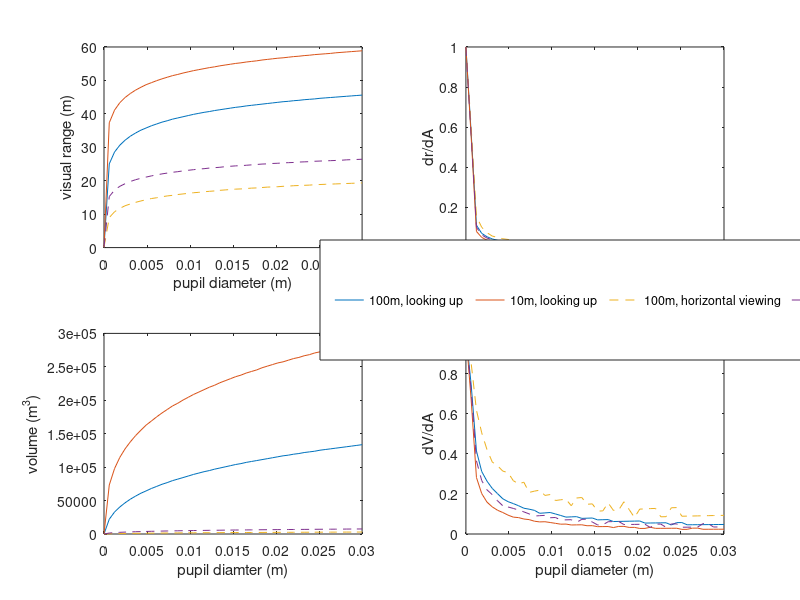
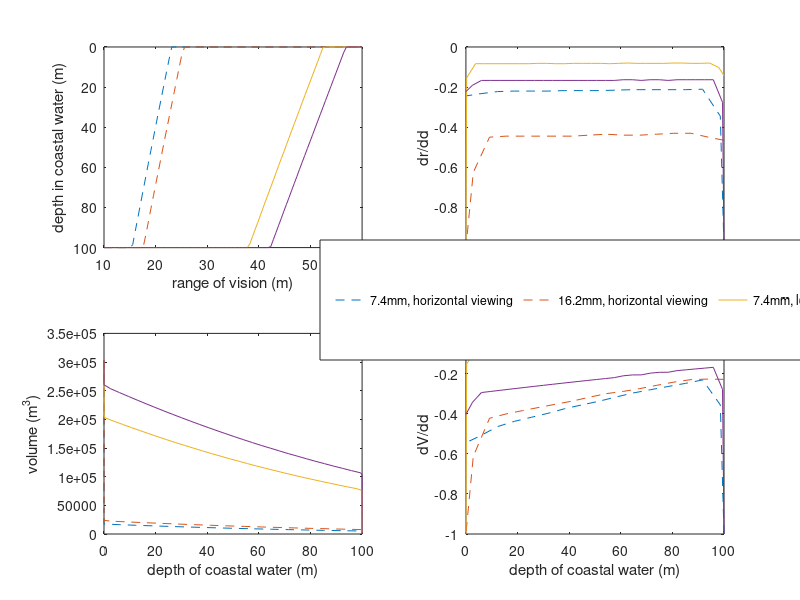
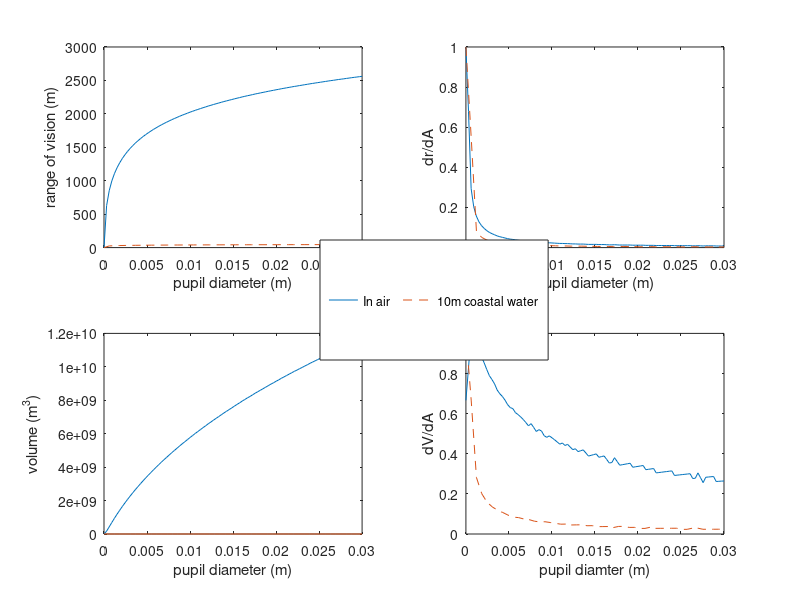

These figures' MATLAB source, in order:
clear all; close all;

%% PARAMETERS
q=0.36; %units: n/a, detection efficiency, used typical value
Dt=1.16; %units: s, integration time, used typical value
X=2.8e-5; %units: photons/s, dark-noise rate/photoreceptor, used typical value
R=1.96; %units: n/a, reliability coefficient for 95% confidence, used typical value
d=3e-6; %units: m, photoreceptor diameter, used typical value
M=2.55; %units: n/a, ratio of focal length and pupil radius (2f/A), set to Matthiessen's ratio
E=10e11; %units: photons/s, numer of photons emitted by biolouminescnet point 
%source at the depth of the eyeset to the value given in Fig 3
x=0.3; %units: m, average distance between point sources across an extended object

a=.3; %units: 1/m, beam attenuation coefficient, pg8 supplementary
K_up=0.14; %units: 1/m, attenuation coefficient of background radiance for looking up, pg8 supplementary
K_hor=0;  %units: 1/m, attenuation coefficint of background radiance for horizontal view, pg8 supplementary
K_down=-0.14; %units: 1/m, attenuation coefficint of background radiance for looking down, pg8 supplementary

Ispace_up=0.97*7.94e13; %units: photons/m^2ssr, radiance of space-light 
%background in the direction of view at the depth of the eye for downw-welling radiance at 200m, pg7
%supplementary
Ispace_hor=0.97*6.46e11; %units: photons/m^2ssr, radiance of space-light 
%background in the direction of view at the depth of the eye for horizontal radiance at 200m, pg7
%supplementary
Ispace_down=0.97*3.67e11; %units: photons/m^2ssr, radiance of space-light 
%background in the direction of view at the depth of the eye for up-welling radiance at 200m, pg7
%supplementary

att_up=2.29; %units: dB/100m, attenuation with depth for down-welling radiance,
%pg 8 of supplementary
att_hor=2.34; %units: dB/100m, attenuation with depth for horizontal radiance,
%pg 8 of supplementary
att_down=2.33; %units: dB/100m, attenuation with depth for up-welling radiance,
%pg 8 of supplementary

eye_degree=120;
binocular=35;

single_degree=eye_degree;
halfCone_degree=single_degree/2;
halfCone_binocular=binocular/2;

%% FIG 3: FOR A GIVEN DEPTH FIND PUPIL DIAMETER AND RANGE RELATIONSHIPS
T =0.1; %units: m, width of extended target, from figures individually
P=(pi*T^3)/(2.86*x^3); %units: n/a, number of point sources, P, seen by a 
%visual channel viewing an extended target with distributed photophores, or
%with plankton causing stimulated bioluminesnce, based on section 2f type
%of point source used SB approaching target (for a comprehensive list
%refert to Table 2 at pg6 of the article

%based on depth and known attenuation calculate new Ispace values for
%caostal and oceanic, must be normalized with respect to 200 since the
%values are taken at 200, and divided by 100 due to per 100m attenuation

coastal_depth=[100,10]; %set current studied depth value for Ispace adjusments

allRangeSol=cell(length(coastal_depth),2);
dervRange=cell(length(coastal_depth),2); dervVol=cell(length(coastal_depth),2);
allRangeVol=cell(length(coastal_depth),2);

%Create a list of pupil diameter (A) values, and corresponding range of
%vision (r) values.

minpupil=0; %set minimum pupil diameter in meters
maxpupil=0.03; %set maximum pupil diameter in meters
Avals=linspace(minpupil,maxpupil,50);rvals=linspace(.1,60,1000);
%alpha=3, maxrval=5, Aval iteration#=17
%alpha=0.3, maxrval=60, Aval iteration#=17

for depthno=1:length(coastal_depth)
    
    newIspace_up= 10^((att_up/100)*(200-coastal_depth(depthno)))*Ispace_up;
    newIspace_hor= 10^(att_hor/100*(200-coastal_depth(depthno)))*Ispace_hor;
    newIspace_down= 10^(att_down/100*(200-coastal_depth(depthno)))*Ispace_down;

    possibleSol_up=zeros(length(rvals),length(Avals)); 

    %For each of the A values and r values calculate the equation given in
    %(2.31). The result of the equation should equal A, therefore after all r
    %values are iterated through do a nearest neighbor search with distance
    %metric normalized euclidean to find the idx in r that is closest to A,
    %store it as a solution to the equation. 
    for loop1=1:length(Avals)
        A=Avals(loop1);
        for loop2=1:length(rvals)  
            r=rvals(loop2);

            %LOOKING UP
            eq1_up=(R*sqrt(q*Dt*(P*((E*A^2)/(16*r^2))*exp(-a*r)+...
                0.617*(T/r)^2*(newIspace_up*(2-exp((K_up-a)*r))))+...
                2*((T*M)/(2*r*d))^2*X*Dt))/...
                (abs(q*Dt*((P*((E*A^2)/(16*r^2))*exp(-a*r))-...
                0.617*(T/r)^2*(newIspace_up*exp((K_up-a)*r)))));

            %HORIZONTAL
            eq1_hor=(R*sqrt(q*Dt*(P*((E*A^2)/(16*r^2))*exp(-a*r)+...
                0.617*(T/r)^2*(newIspace_hor*(2-exp((K_hor-a)*r))))+...
                2*((T*M)/(2*r*d))^2*X*Dt))/...
                (abs(q*Dt*((P*((E*A^2)/(16*r^2))*exp(-a*r))-...
                0.617*(T/r)^2*(newIspace_hor*exp((K_hor-a)*r)))));   

            %LOOKING DOWN
    %         eq1=(R*sqrt(q*Dt*(P*((E*A^2)/(16*r^2))*exp(-a*r)+...
    %             0.617*(T/r)^2*(newIspace_down*(2-exp((K_down-a)*r))))+...
    %             2*((T*M)/(2*r*d))^2*X*Dt))/...
    %             (abs(q*Dt*((P*((E*A^2)/(16*r^2))*exp(-a*r))-...
    %             0.617*(T/r)^2*(newIspace_down*exp((K_down-a)*r)))));

            possibleSol_up(loop2,loop1)=eq1_up; 
            possibleSol_hor(loop2,loop1)=eq1_hor;
        end
        IDX_range_up = knnsearch(possibleSol_up(:,loop1),A,'distance','seuclidean');
        IDX_range_hor=knnsearch(possibleSol_hor(:,loop1),A,'distance','seuclidean');
        coastal_range_up(loop1) = rvals(IDX_range_up);
        coastal_range_hor(loop1)=rvals(IDX_range_hor);
    end
    
    allRangeSol{depthno,1}=coastal_range_up; allRangeSol{depthno,2}=coastal_range_hor;

    %Calculate dr/dA, as diff(r)./diff(A)
    aa=Avals;
    
    volumeRange_up=zeros(length(coastal_range_up),1);
    volumeRange_hor=zeros(length(coastal_range_hor),1);

    for rangeIDX=1:length(coastal_range_up)
        calcVisRange_up=coastal_range_up(rangeIDX);
        calcVisRange_hor=coastal_range_hor(rangeIDX);

        radius1_up=calcVisRange_up*sind(halfCone_degree);
        radius1_hor=calcVisRange_hor*cosd(halfCone_degree);
        height1_up=calcVisRange_up*cosd(halfCone_binocular);
        height1_hor=calcVisRange_hor*cosd(halfCone_binocular);
        vol1_up= pi*radius1_up^2*(height1_up/3);
        vol1_hor=pi*radius1_hor^2*(height1_hor/3);

        radius2_up=calcVisRange_up*sind(halfCone_binocular);
        height2_up=calcVisRange_up*cosd(halfCone_binocular);
        vol2_up=pi*radius2_up^2*(height2_up/3);
        radius2_hor=calcVisRange_hor*sind(halfCone_binocular);
        height2_hor=calcVisRange_hor*cosd(halfCone_binocular);
        vol2_hor=pi*radius2_hor^2*(height2_hor/3);
        
        totalVol_up=2*vol1_up-vol2_up;
        totalVol_hor=2*vol1_hor-vol2_hor;

        volumeRange_up(rangeIDX)=totalVol_up;
        volumeRange_hor(rangeIDX)=totalVol_hor;
    end
    
    allRangeVol{depthno,1}=volumeRange_up; allRangeVol{depthno,2}=volumeRange_hor;
    
    %Calculate the diff by using forward, central and backward difference.
    %Should be slightly more accurate than MATLAB's diff. 

    drda_up(1)=(coastal_range_up(2)-coastal_range_up(1))/(aa(2)-aa(1));
    dvda_up(1)=(volumeRange_up(2)-volumeRange_up(1))/(aa(2)-aa(1));
    
    drda_hor(1)=(coastal_range_hor(2)-coastal_range_hor(1))/(aa(2)-aa(1));
    dvda_hor(1)=(volumeRange_hor(2)-volumeRange_hor(1))/(aa(2)-aa(1));
    for n=2:length(coastal_range_up)-1
        drda_up(n)=(coastal_range_up(n+1)-coastal_range_up(n-1))/(aa(n+1)-aa(n-1)); 
        dvda_up(n)=(volumeRange_up(n+1)-volumeRange_up(n-1))/(aa(n+1)-aa(n-1));
        
        drda_hor(n)=(coastal_range_hor(n+1)-coastal_range_hor(n-1))/(aa(n+1)-aa(n-1));
        dvda_hor(n)=(volumeRange_hor(n+1)-volumeRange_hor(n-1))/(aa(n+1)-aa(n-1));
    end
    drda_up(length(coastal_range_up))=(coastal_range_up(end)-coastal_range_up(end-1))...
        /(aa(end)-aa(end-1));
    dvda_up(length(coastal_range_up))=(volumeRange_up(end)-volumeRange_up(end-1))...
        /(aa(end)-aa(end-1));
    
    drda_hor(length(coastal_range_hor))=(coastal_range_hor(end)-coastal_range_hor(end-1))...
        /(aa(end)-aa(end-1));
    dvda_hor(length(coastal_range_hor))=(volumeRange_hor(end)-volumeRange_hor(end-1))...
        /(aa(end)-aa(end-1));
    
    %Normalize to 1
    drda_up=drda_up/max(drda_up);
    dvda_up=dvda_up/max(dvda_up);
    
    drda_hor=drda_hor/max(drda_hor);
    dvda_hor=dvda_hor/max(dvda_hor);
    
    dervRange{depthno,1}=drda_up; dervRange{depthno,2}=drda_hor;
    dervVol{depthno,1}=dvda_up; dervVol{depthno,2}=dvda_hor;
end

%Plot visual range(1,1), derivative(1,2), visual volume(2,1),
%derivative(2,2)
fig3=figure();
Avsrange=subplot(2,2,1);
fig3line1=plot(aa,allRangeSol{1,1});
hold on;
fig3line2=plot(aa,allRangeSol{2,1});
fig3line3=plot(aa,allRangeSol{1,2},'--');
fig3line4=plot(aa,allRangeSol{2,2},'--');
xlabel('pupil diameter (m)'); ylabel('visual range (m)');
%set(Avsrange,'YTick',[0 20 40 60],'XTick',[0.01,0.02,0.03]);
hold off;

Avsdrda=subplot(2,2,2);
plot(aa,dervRange{1,1});
hold on;
plot(aa,dervRange{2,1});
plot(aa,dervRange{1,2},'--');
plot(aa,dervRange{2,2},'--');
xlabel('pupil diameter (m)'); ylabel('dr/dA');
%set(Avsdrda,'YTick',[0 1], 'XTick', [0.01 0.02 0.03]);
hold off

subplot(2,2,3);
plot(aa,allRangeVol{1,1});
hold on;
plot(aa,allRangeVol{2,1});
plot(aa,allRangeVol{1,2},'--');
plot(aa,allRangeVol{2,2},'--');
xlabel('pupil diamter (m)'); ylabel('volume (m^3)');
hold off;

subplot(2,2,4);
plot(aa,dervVol{1,1});
hold on;
plot(aa,dervVol{2,1});
plot(aa,dervVol{1,2},'--');
plot(aa,dervVol{2,2},'--');
xlabel('pupil diameter (m)'); ylabel('dV/dA');

hL = legend([fig3line1,fig3line2,fig3line3,fig3line4],...
    {'100m, looking up','10m, looking up','100m, horizontal viewing','10m, horizontal viewing'});


newPosition = [0.4 0.4 0.2 0.2];
newUnits = 'normalized';
set(hL,'Position', newPosition,'Units', newUnits,'Orientation','horizontal');

%% FIELD OF VIEW
Avals=[0.0074,0.0162];
rvals_vol=linspace(10,60,100);
%alpha=3, rvals_vol bound 2,5,n=900
%alpha=.3, rvals_vol bound 10,60,n=100

maxdepth_vol=100;
%alpha=3, maxdepth=10
%alpha=.3,maxdepth=100
mindepth_vol=0;

depthVals_vol=linspace(mindepth_vol,maxdepth_vol,700);
%alpha=3, n=250
%alpha=.3, n=700
view_points={'looking horizontal', 'looking up'};

depthrange_vol=zeros(length(rvals_vol),length(view_points)*length(Avals));

for condition=1:length(view_points)
    viewing=view_points(condition);
    s=strcat('current viewing: ', viewing);
    disp(s)

    possibleSol_vol=zeros(length(depthVals_vol),1);
    if strcmp(viewing,'looking horizontal')
        append='hor';
    elseif strcmp(viewing,'looking up')
        append='up';
    else
        append='down';
    end
    for loop1=1:length(Avals)
        A=Avals(loop1);
        for loop2=1:length(rvals_vol)
            r=rvals_vol(loop2);
            for loop3=1:length(depthVals_vol)
                current_depth=depthVals_vol(loop3);

                attVar=['att_' append];
                IspaceVar=['Ispace_' append];
                KVar=['K_' append];

                newIspace=10^((eval(attVar)/100)*(200-current_depth))*eval(IspaceVar);

                eq2_vol=(R*sqrt(q*Dt*(0.617*(T/r)^2*(newIspace*(2-exp((eval(KVar)-a)*r))))+...
                     2*((T*M)/(2*r*d))^2*X*Dt))/...
                     (abs(q*Dt*(-0.617*(T/r)^2*(newIspace*(exp((eval(KVar)-a)*r))))));

                possibleSol_vol(loop3)=eq2_vol;
            end
            IDX_vol=knnsearch(possibleSol_vol,A,'distance','seuclidean');
            depthrange_vol(loop2,((length(Avals))*(condition-1))+loop1)=depthVals_vol(IDX_vol);
        end
    end
end

single_degree=eye_degree;
halfCone_degree=single_degree/2;
halfCone_binocular=binocular/2;

volumevals=zeros(length(rvals_vol),1);

for rangeIDX=1:length(rvals_vol)
    visualRange=rvals_vol(rangeIDX);

    radius1=visualRange*sind(halfCone_degree);
    height1=visualRange*cosd(halfCone_binocular);
    vol1= pi*radius1^2*(height1/3);

    radius2=visualRange*sind(halfCone_binocular);
    height2=visualRange*cosd(halfCone_binocular);
    vol2=pi*radius2^2*(height2/3);

    totalVol=2*vol1-vol2;

    volumevals(rangeIDX)=totalVol;
end

rateofRangeChange=cell(length(Avals)*length(view_points),1);
rateofVolChange=cell(length(Avals)*length(view_points),1);
correspondingDepth=cell(length(Avals)*length(view_points),1);
for condition=1:length(view_points)
    viewing=view_points(condition);
    s=strcat('current viewing: ', viewing);
    disp(s)
    for pupilno=1:length(Avals)
        colnum=((length(Avals))*(condition-1))+pupilno;

        [dummyRange I]=unique(depthrange_vol(:,colnum),'first');

        currDepthvals=depthrange_vol(sort(I),colnum);
        I=sort(I(1:end-1));
        I=[I(1)-1; I];
        corRangeVals=rvals_vol(I);
        corVolumeVals=volumevals(I);
      
        dumRangeChange=zeros(length(corRangeVals),1);
        dumVolChange=zeros(length(corVolumeVals),1);

        dumRangeChange(1)=(corRangeVals(2)-corRangeVals(1))...
            /(currDepthvals(2)-currDepthvals(1));
        dumVolChange(1)=(corVolumeVals(2)-corVolumeVals(1))...
            /(currDepthvals(2)-currDepthvals(1));
        for n=2:length(corRangeVals)-1
            dumRangeChange(n)=(corRangeVals(n+1)-corRangeVals(n-1))...
                /(currDepthvals(n+1)-currDepthvals(n-1));
        end
        for m=2:length(corVolumeVals)-1
            dumVolChange(m)=(corVolumeVals(m+1)-corVolumeVals(m-1))...
                /(currDepthvals(m+1)-currDepthvals(m-1));
        end
        dumRangeChange(length(corRangeVals))=(corRangeVals(end)-corRangeVals(end-1))...
            /(currDepthvals(end)-currDepthvals(end-1));
        dumVolChange(length(corVolumeVals))=(corVolumeVals(end)-corVolumeVals(end-1))...
            /(currDepthvals(end)-currDepthvals(end-1));

        rateofRangeChange{colnum}=dumRangeChange/max(abs(dumRangeChange));
        rateofVolChange{colnum}=dumVolChange/max(abs(dumVolChange));
        correspondingDepth{colnum}=currDepthvals;
    end
end

figure();
rangevsdepth=subplot(2,2,1);
line1=plot(rvals_vol,depthrange_vol(:,1),'--');
hold on;
line2=plot(rvals_vol,depthrange_vol(:,2),'--');
line3=plot(rvals_vol,depthrange_vol(:,3));
line4=plot(rvals_vol,depthrange_vol(:,4));
axis ij;
xlabel('range of vision (m)'); ylabel('depth in coastal water (m)'); hold off;

rateofrange=subplot(2,2,2);
line13=plot(correspondingDepth{1},rateofRangeChange{1},'--');
hold on
line14=plot(correspondingDepth{2},rateofRangeChange{2},'--');
line15=plot(correspondingDepth{3},rateofRangeChange{3});
line16=plot(correspondingDepth{4},rateofRangeChange{4});
xlabel('depth of coastal water (m)');ylabel('dr/dd');hold off;

depthvsvol=subplot(2,2,3);
line5=plot(depthrange_vol(:,1),volumevals,'--');
hold on;
line6=plot(depthrange_vol(:,2),volumevals,'--');
line7=plot(depthrange_vol(:,3),volumevals);
line8=plot(depthrange_vol(:,4),volumevals);
%set(depthvsvol,'xdir','reverse')
xlabel('depth of coastal water (m)'); ylabel('volume (m^3)'); hold off;

rateofvol=subplot(2,2,4);
line9=plot(correspondingDepth{1},rateofVolChange{1},'--');
hold on
line10=plot(correspondingDepth{2},rateofVolChange{2},'--');
line11=plot(correspondingDepth{3},rateofVolChange{3});
line12=plot(correspondingDepth{4},rateofVolChange{4});
ylabel('dV/dd'); xlabel('depth of coastal water (m)'); hold off;
hL = legend([line1,line2,line3,line4],...
    {'7.4mm, horizontal viewing','16.2mm, horizontal viewing','7.4mm, looking up','16.2mm, looking up'});

newPosition = [0.4 0.4 0.2 0.2];
newUnits = 'normalized';
set(hL,'Position', newPosition,'Units', newUnits,'Orientation','horizontal');


%% AIR COMPARISON

IspaceAir=0.97*8.05464E16;
KAir=K_up*10E-3;
aAir=a*10E-3;
T=0.1;

minpupilAir=0.;
maxpupilAir=0.03;

AvalsAir=linspace(minpupilAir,maxpupilAir,100);
rvalsAir=linspace(1,5000,5000);

possibleSolAir=zeros(length(rvalsAir),1);

rangeAir=zeros(length(AvalsAir),1);

for loop1=1:length(AvalsAir)
    AAir=AvalsAir(loop1);
    for loop2=1:length(rvalsAir)
        rAir=rvalsAir(loop2);
        
        eq2_Air=(R*sqrt(q*Dt*(0.617*(T/rAir)^2*(IspaceAir*(2-exp((KAir-aAir)*rAir))))+...
                     2*((T*M)/(2*rAir*d))^2*X*Dt))/...
                     (abs(q*Dt*(-0.617*(T/rAir)^2*(IspaceAir*(exp((KAir-aAir)*rAir))))));
                 
        possibleSolAir(loop2)=eq2_Air;
    end
    IDX_Air=knnsearch(possibleSolAir,AAir,'distance','seuclidean');
    rangeAir(loop1)=rvalsAir(IDX_Air);
end

drdA_air(1)=(rangeAir(2)-rangeAir(1))/(AvalsAir(2)-AvalsAir(1));
for n=2:length(rangeAir)-1
    drdA_air(n)=(rangeAir(n+1)-rangeAir(n-1))/(AvalsAir(n+1)-AvalsAir(n-1));
end
drdA_air(length(rangeAir))=(rangeAir(end)-rangeAir(end-1))/(AvalsAir(end)-AvalsAir(end-1));

drdA_air=drdA_air/max(drdA_air);

for loop1=1:length(rangeAir)
    radius1Air=rangeAir(loop1)*sind(halfCone_degree);
    height1Air=rangeAir(loop1)*cosd(halfCone_degree);
    vol1Air=pi*radius1Air^2*(height1Air/3);
    
    radius2Air=rangeAir(loop1)*sind(halfCone_binocular);
    height2Air=rangeAir(loop1)*cosd(halfCone_binocular);
    vol2Air=pi*radius2Air^2*(height2Air/3);
    
    totalVolAir=2*vol1Air-vol2Air;
    volAir(loop1)=totalVolAir;
end

dVdA_air(1)=(volAir(2)-volAir(1))/(AvalsAir(2)-AvalsAir(1));
for n=2:length(volAir)-1
    dVdA_air(n)=(volAir(n+1)-volAir(n-1))/(AvalsAir(n+1)-AvalsAir(n-1));
end
dVdA_air(length(volAir))=(volAir(end)-volAir(end-1))/(AvalsAir(end)-AvalsAir(end-1));

dVdA_air=dVdA_air/max(dVdA_air);

% allRangeSol
% {1,1} is 100m looking up 
% {1,2} is 100m horizontal, 
% {2,1} is 10m looking up, and 
% {2,2} is 10m horizontal

airandCoastal=figure();
subplot(2,2,1)
airline1=plot(AvalsAir,rangeAir);
hold on;
airline2=plot(aa,allRangeSol{1,1},'--');
xlabel('pupil diameter (m)'); ylabel('range of vision (m)');
hold off;

subplot(2,2,2)
plot(AvalsAir,drdA_air);
hold on;
plot(aa,dervRange{2,1},'--');
xlabel('pupil diameter (m)'); ylabel('dr/dA');
hold off;

subplot(2,2,3)
plot(AvalsAir,volAir);
hold on;
plot(aa,allRangeVol{2,1});
xlabel('pupil diameter (m)'); ylabel('volume (m^3)');
hold off;

subplot(2,2,4);
plot(AvalsAir,dVdA_air);
hold on;
plot(aa, dervVol{2,1},'--');
xlabel('pupil diamter (m)'); ylabel('dV/dA');
hold off;

hL = legend([airline1,airline2],...
    {'In air','10m coastal water'});

newPosition = [0.4 0.4 0.2 0.2];
newUnits = 'normalized';
set(hL,'Position', newPosition,'Units', newUnits,'Orientation','horizontal');
